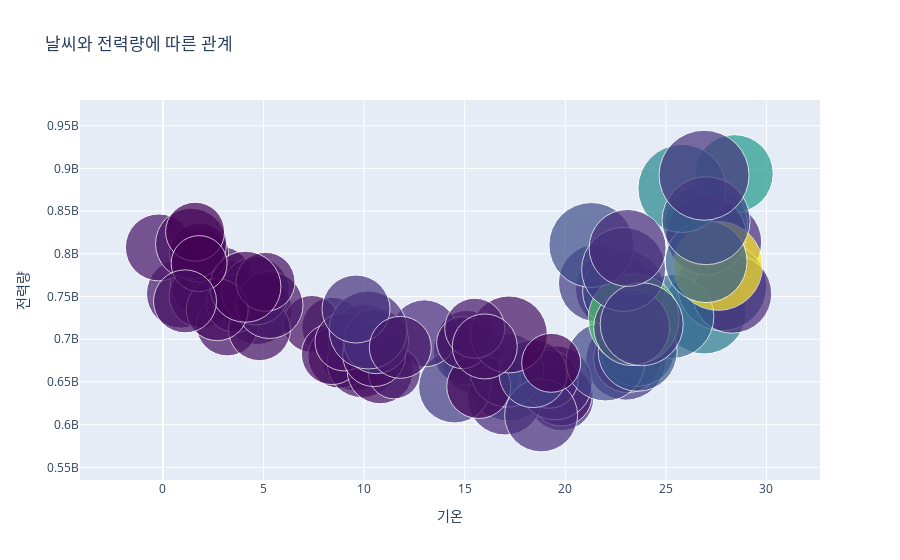

Source (notebook cell):
### Markdown cell above
## x축: 기온, y축: 전력량,
## 원크기: 습도, 색상: 강수량

### Code cell
# Scatter plot 생성
scatter = go.Scatter(x=kw_df['temp'], y=kw_df['usage'], mode='markers', 
                     marker=dict(size=kw_df['Humidity_mean'],
                                 color=kw_df['rainfall_total'], colorscale='Viridis'))

# 레이아웃 생성
layout = go.Layout(title='날씨와 전력량에 따른 관계', xaxis={'title': '기온'}, 
                   yaxis={'title': '전력량'}, hovermode='closest')

# 그래프 생성
fig = go.Figure(data=[scatter], layout=layout)

# 그래프 출력
fig.show()
